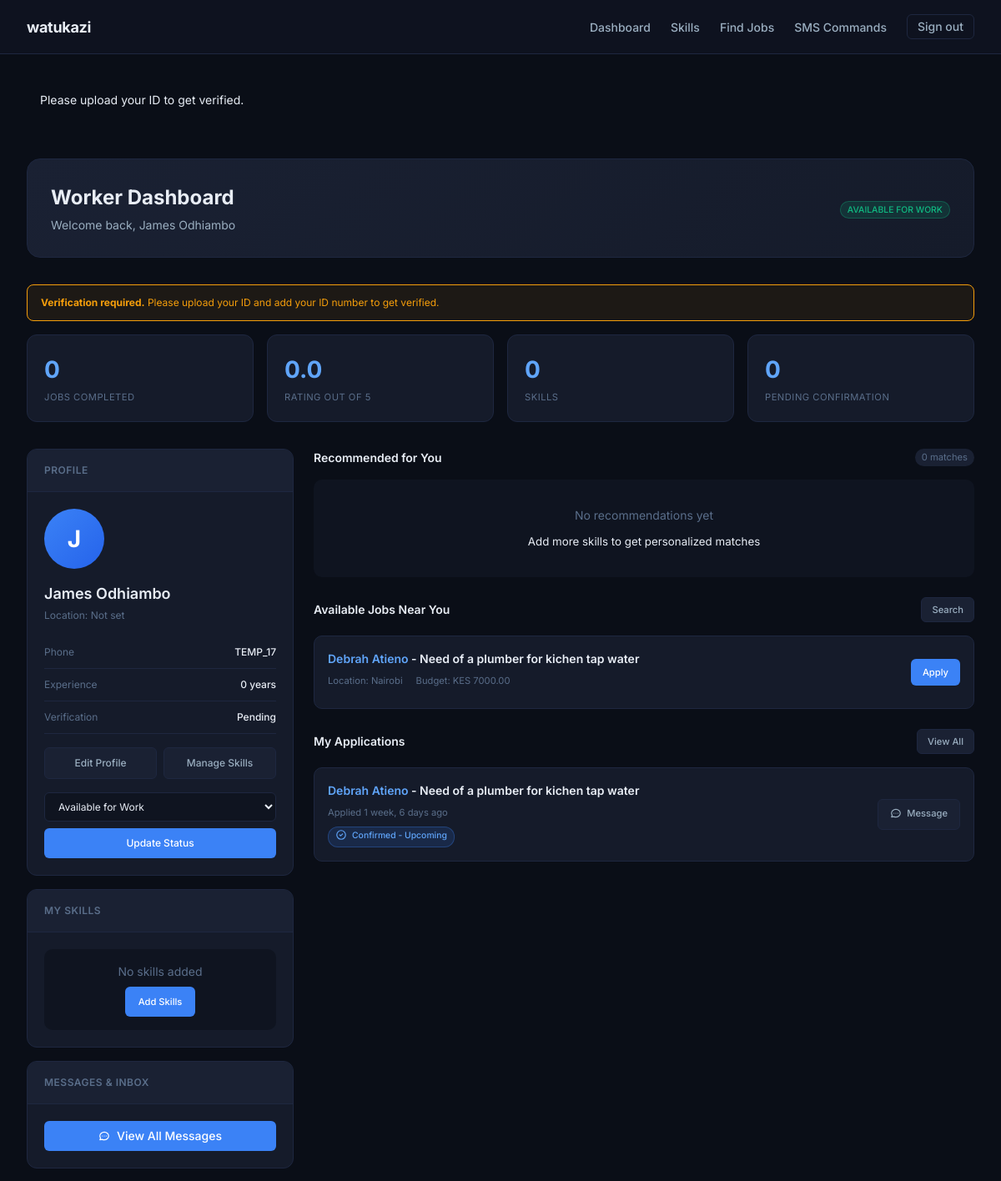
/workers/dashboard/ (signed in, upper part), run on an earlier commit of the app's database.
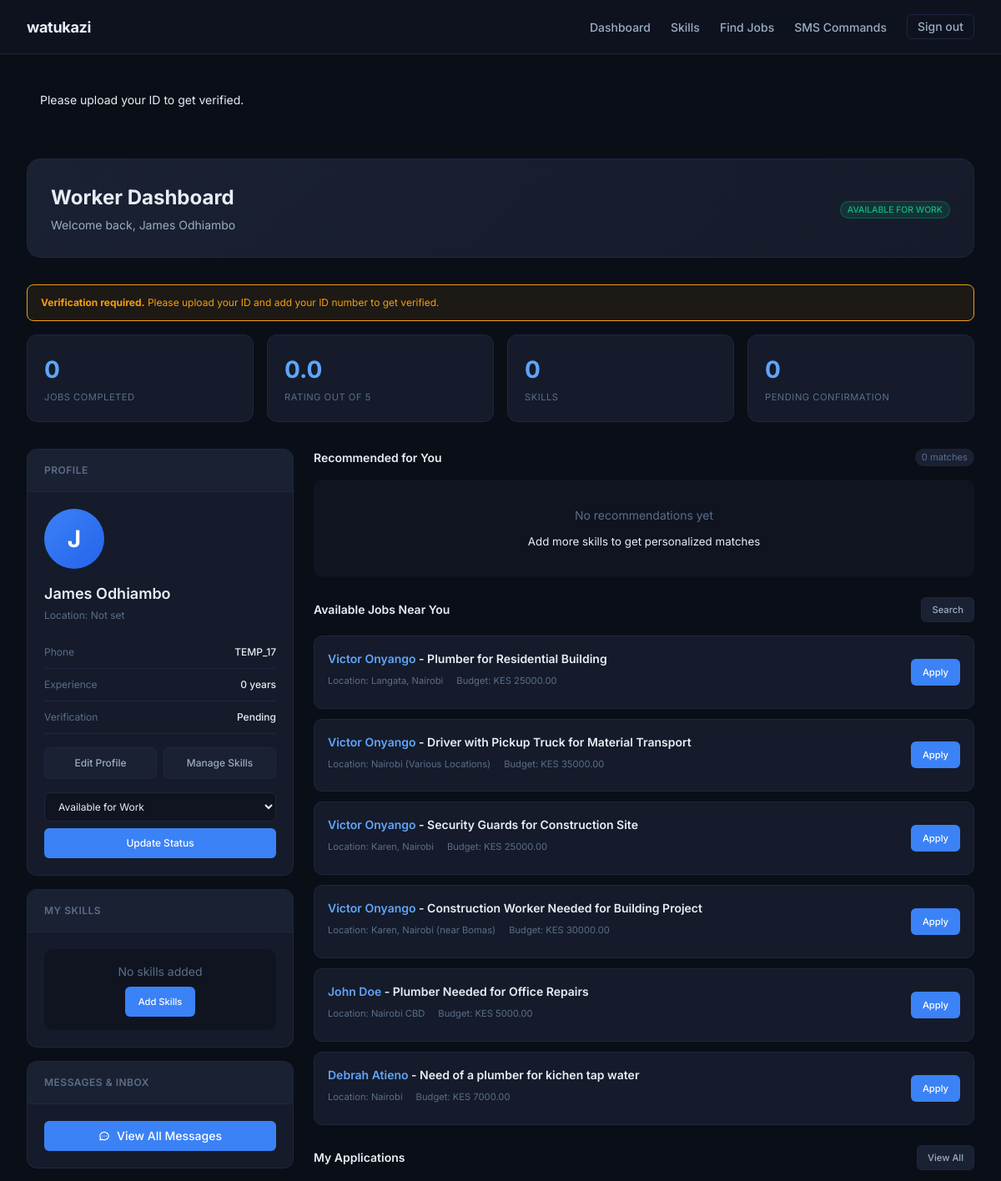
And on a later commit of the database.
### jobs/models.py (models this page shows, shortened)
class JobRequest(models.Model):
    STATUS_CHOICES = (
        ('open', 'Open for Applications'),
        ('matching', 'Matching in Progress'),
        ('matched', 'Workers Matched'),
        ('in_progress', 'Work in Progress'),
        ('completed', 'Completed'),
        ('cancelled', 'Cancelled'),
        ('expired', 'Expired'),
    )
    employer = models.ForeignKey(User, on_delete=models.CASCADE, related_name='job_requests')
    title = models.CharField(max_length=100)
    description = models.TextField()
    required_skills = models.ManyToManyField(Skill, related_name='job_requests')
    location = models.CharField(max_length=100)
    budget = models.DecimalField(max_digits=10, decimal_places=2, null=True, blank=True)
    status = models.CharField(max_length=12, choices=STATUS_CHOICES, default='open')
    created_at = models.DateTimeField(auto_now_add=True)
    deadline = models.DateTimeField(null=True, blank=True)
    start_date = models.DateTimeField(null=True, blank=True)
    duration_days = models.IntegerField(default=1, help_text="Estimated duration in days")

class JobMatch(models.Model):
    STATUS_CHOICES = (
        ('pending', 'Pending Worker Response'),
        ('accepted', 'Accepted by Worker'),
        ('rejected', 'Rejected by Worker'),
        ('confirmed', 'Confirmed by Employer'),
        ('started', 'Work Started'),
        ('completed', 'Work Completed'),
        ('cancelled', 'Cancelled'),
    )
    job_request = models.ForeignKey(JobRequest, on_delete=models.CASCADE, related_name='matches')
    worker = models.ForeignKey(User, on_delete=models.CASCADE, related_name='job_matches')
    status = models.CharField(max_length=10, choices=STATUS_CHOICES, default='pending')
    match_score = models.IntegerField(default=0)
    created_at = models.DateTimeField(auto_now_add=True)
    updated_at = models.DateTimeField(auto_now=True)
    worker_rating = models.IntegerField(null=True, blank=True, choices=[(i, i) for i in range(1, 6)])
    employer_rating = models.IntegerField(null=True, blank=True, choices=[(i, i) for i in range(1, 6)])
    worker_feedback = models.TextField(blank=True)
    employer_feedback = models.TextField(blank=True)
    directions = models.TextField(blank=True, null=True, help_text="Directions for the worker to reach the job site")
    procedures = models.TextField(blank=True, null=True, help_text="Procedures or instructions for the worker")
    access_code = models.CharField(max_length=50, blank=True, null=True, help_text="Access code or password if needed")
    contact_person = models.CharField(max_length=200, blank=True, null=True, help_text="Contact person name")
    contact_phone = models.CharField(max_length=20, blank=True, null=True, help_text="Contact phone number")
    response_deadline = models.DateTimeField(null=True, blank=True, help_text="Deadline for worker to confirm/respond")
    report_time = models.DateTimeField(null=True, blank=True, help_text="When worker should report to site")

### workers/views.py (the view)
# urls.py: path('dashboard/', views.dashboard, name='dashboard'),
@login_required
def dashboard(request):
    if request.user.profile.user_type != 'worker':
        messages.error(request, "Access denied. Worker dashboard only.")
        return redirect('/')
    worker_profile, created = WorkerProfile.objects.get_or_create(user=request.user)
    if created:
        messages.info(request, "Welcome! Please complete your profile and verify your identity.")
    if worker_profile.verification_status == 'pending' and worker_profile.id_number and worker_profile.id_image:
        messages.warning(request, "Your account is pending verification. Request verification to get verified.")
    elif worker_profile.verification_status == 'pending':
        messages.info(request, "Please upload your ID to get verified.")
    elif worker_profile.verification_status == 'verified':
        messages.success(request, "Your account is verified! Employers trust verified workers more.")
    worker_skills = worker_profile.skills.all()
    available_jobs = JobRequest.objects.filter(
        status='open',
        location__icontains=request.user.profile.location
    )
    if worker_skills.exists():
        available_jobs = available_jobs.filter(required_skills__in=worker_skills).distinct()
    available_jobs = available_jobs.order_by('-created_at')[:10]
    my_jobs = JobMatch.objects.filter(worker=request.user).order_by('-created_at')
    pending_confirmations = JobMatch.objects.filter(
        worker=request.user,
        status='accepted'
    ).order_by('response_deadline')
    upcoming_jobs = JobMatch.objects.filter(
        worker=request.user,
        status='confirmed',
        report_time__gte=timezone.now()
    ).order_by('report_time')[:5]
    completed_jobs = JobMatch.objects.filter(
        worker=request.user,
        status='completed',
        worker_rating__isnull=True
    )[:5]
    recommended_jobs = []
    all_open_jobs = JobRequest.objects.filter(status='open').exclude(id__in=my_jobs.values('job_request_id'))
    for job in all_open_jobs:
        job_skills = job.required_skills.all()
        if worker_skills.exists() and job_skills.exists():
            matching_skills = set(worker_skills) & set(job_skills)
            match_score = (len(matching_skills) / job_skills.count()) * 100 if job_skills.count() > 0 else 0
            if match_score >= 50:
                recommended_jobs.append({'job': job, 'match_score': match_score})
    context = {
        'profile': worker_profile,
        'available_jobs': available_jobs,
        'my_jobs': my_jobs,
        'pending_confirmations': pending_confirmations,
        'upcoming_jobs': upcoming_jobs,
        'completed_jobs': completed_jobs,
        'recommended_jobs': sorted(recommended_jobs, key=lambda x: x['match_score'], reverse=True)[:5],
        'skills': Skill.objects.all(),
        'skill_categories': SkillCategory.objects.all(),
        'worker_skills': worker_skills,
    }
    return render(request, 'workers/dashboard.html', context)

### accounts/context_processors.py (called while the page is built)
def sms_settings(request):
    try:
        sms = SMSSettings.objects.first()
        sms_number = sms.phone_number if sms else '0700000000'
    except:
        sms_number = '0700000000'
    return {
        'sms_number': sms_number,
    }

### notifications/context_processors.py (called while the page is built)
def notifications_context(request):
    if request.user.is_authenticated:
        unread_count = Notification.objects.filter(
            recipient=request.user,
            is_read=False
        ).count()
        recent_notifications = Notification.objects.filter(
            recipient=request.user
        )[:5]
        return {
            'unread_notifications_count': unread_count,
            'recent_notifications': recent_notifications,
        }
    return {
        'unread_notifications_count': 0,
        'recent_notifications': [],
    }

### templates/workers/dashboard.html (shortened to what the changed rows need)
{% extends "base.html" %}
{% block content %}
<div class="container">
    <div class="welcome-section">
        <div style="display: flex; justify-content: space-between; align-items: center; flex-wrap: wrap; gap: 1rem;">
            <div>
                <h1 style="font-size: 1.5rem; font-weight: 700; margin-bottom: 0.25rem;">Worker Dashboard</h1>
            </div>
        </div>
    </div>
    <div class="dashboard-grid">
        <div>
            {% if available_jobs %}
                {% for job in available_jobs %}
                    <div class="job-card">
                        <div style="display: flex; justify-content: space-between; align-items: center; flex-wrap: wrap; gap: 1rem;">
                            <div style="flex: 1;">
                                <div class="job-title">
                                    <span class="employer-link">
                                        {{ job.employer.get_full_name|default:job.employer.username }}
                                    </span> - {{ job.title }}
                                </div>
                                <div class="job-meta">
                                    <span>Location: {{ job.location }}</span>
                                    <span>Budget: KES {{ job.budget|default:"Negotiable" }}</span>
                                </div>
                            </div>
                            <div style="display: flex; gap: 0.5rem;">
                                <a href="{% url 'jobs:job_detail' job.id %}" class="btn btn-primary" style="padding: 0.375rem 0.875rem; font-size: 0.7rem;">Apply</a>
                            </div>
                        </div>
                    </div>
                {% endfor %}
            {% else %}
                <div class="empty-state">
                    <p>No jobs available in your area</p>
                    <small>Check back later or update your location</small>
                </div>
            {% endif %}
            {% if my_jobs %}
                {% for match in my_jobs|slice:":5" %}
                    <div class="job-card">
                        <div style="display: flex; justify-content: space-between; align-items: center; flex-wrap: wrap; gap: 1rem;">
                            <div style="flex: 1;">
                                <div class="job-title">
                                    <span class="employer-link">
                                        {{ match.job_request.employer.get_full_name|default:match.job_request.employer.username }}
                                    </span> - {{ match.job_request.title }}
                                </div>
                                <div class="job-meta">
                                    <span>Applied {{ match.created_at|timesince }} ago</span>
                                </div>
                                <div style="margin-top: 0.5rem;">
                                    {% if match.status == 'pending' %}
                                        <span class="status-badge status-pending">
                                            <span class="flex-icon">
                                                <svg class="icon" xmlns="http://www.w3.org/2000/svg" fill="none" viewBox="0 0 24 24" stroke="currentColor">
                                                    <path stroke-linecap="round" stroke-linejoin="round" stroke-width="2" d="M12 8v4l3 3m6-3a9 9 0 11-18 0 9 9 0 0118 0z" />
                                                </svg>
                                                Waiting for Employer Response
                                            </span>
                                        </span>
                                    {% elif match.status == 'confirmed' %}
                                        <span class="status-badge status-confirmed">
                                            <span class="flex-icon">
                                                <svg class="icon" xmlns="http://www.w3.org/2000/svg" fill="none" viewBox="0 0 24 24" stroke="currentColor">
                                                    <path stroke-linecap="round" stroke-linejoin="round" stroke-width="2" d="M9 12l2 2 4-4m6 2a9 9 0 11-18 0 9 9 0 0118 0z" />
                                                </svg>
                                                Confirmed - Upcoming
                                            </span>
                                        </span>
                                    {% else %}
                                        <span class="status-badge status-pending">
                                            {{ match.get_status_display }}
                                        </span>
                                    {% endif %}
                                </div>
                            </div>
                            <div style="display: flex; gap: 0.5rem;">
                                <a href="{% url 'chat:start_conversation' match.job_request.id %}" class="btn btn-secondary" style="padding: 0.375rem 0.875rem; font-size: 0.7rem;">
                                    <span class="flex-icon">
                                        Message
                                    </span>
                                </a>
                            </div>
                        </div>
                    </div>
                {% endfor %}
            {% else %}
                <div class="empty-state">
                    <p>No applications yet</p>
                    <small>Browse jobs and start applying</small>
                </div>
            {% endif %}
        </div>
    </div>
</div>
{% endblock %}

What changed in the data, as far as the page shows it:
no longer on this page (row unchanged): JobMatch: job_request.employer.get_full_name "Debrah Atieno", job_request "Need of a plumber for kichen tap water", created_at "1 week, 6 days", status "confirmed" (drawn)
added JobRequest: employer.get_full_name "Victor Onyango", title "Plumber for Residential Building", location "Langata, Nairobi", budget "25000.00"
added JobRequest: employer.get_full_name "Victor Onyango", title "Driver with Pickup Truck for Material Transport", location "Nairobi (Various Locations)", budget "35000.00"
added JobRequest: employer.get_full_name "Victor Onyango", title "Security Guards for Construction Site", location "Karen, Nairobi", budget "25000.00"
added JobRequest: employer.get_full_name "Victor Onyango", title "Construction Worker Needed for Building Project", location "Karen, Nairobi (near Bomas)", budget "30000.00"
added JobRequest: employer.get_full_name "John Doe", title "Plumber Needed for Office Repairs", location "Nairobi CBD", budget "5000.00"
